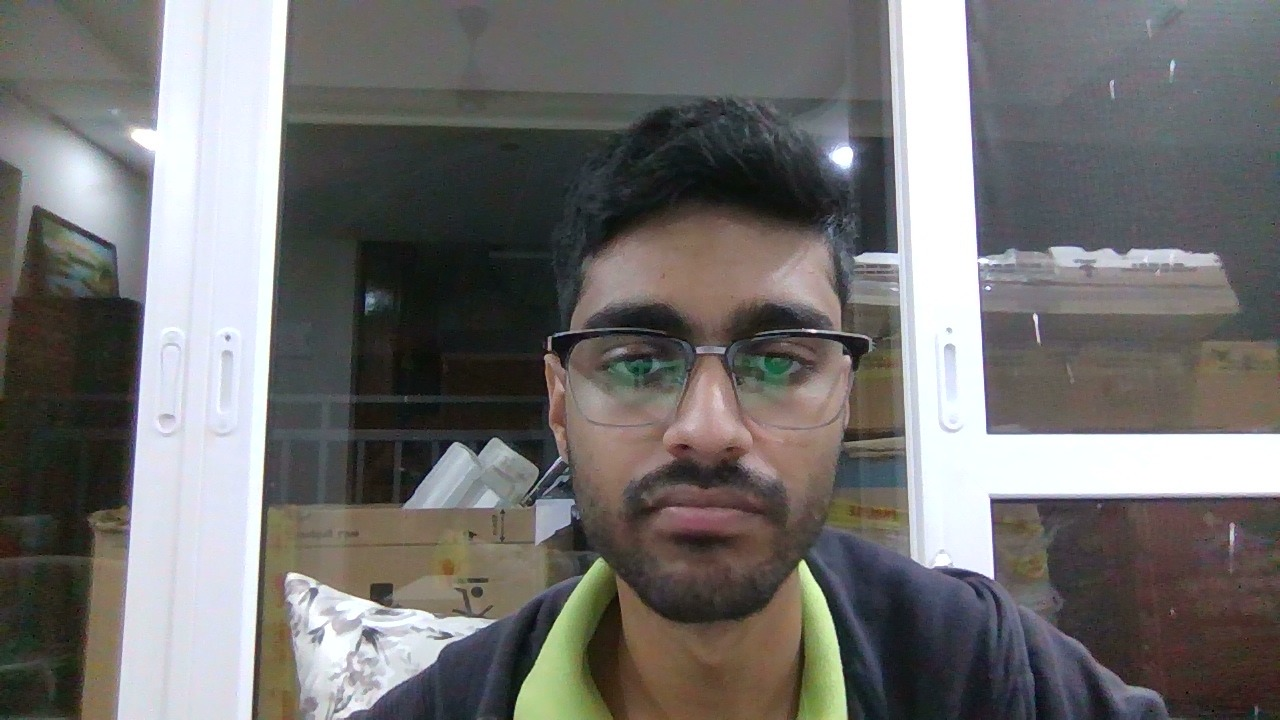
#> input picture open_cv/photos/1234.103253.png, 1280 x 720 px, found by its file name; its folder holds 3 pictures in this run
$ python training.py
#> lines starting #> are read from the running program, lines starting #| are printed output that depends on the picture
import cv2
import os
import numpy as np
from PIL import Image

faceDetect = cv2.CascadeClassifier(cv2.data.haarcascades + 'haarcascade_frontalface_default.xml')
recognizer = cv2.face.LBPHFaceRecognizer_create()
photos_path = os.path.join('open_cv', 'photos')


def load_faces():
    image_paths = [os.path.join(photos_path, f) for f in os.listdir(photos_path)]
    images = []
    face_ids = []

    for path in image_paths:
        image = Image.open(path).convert('L')
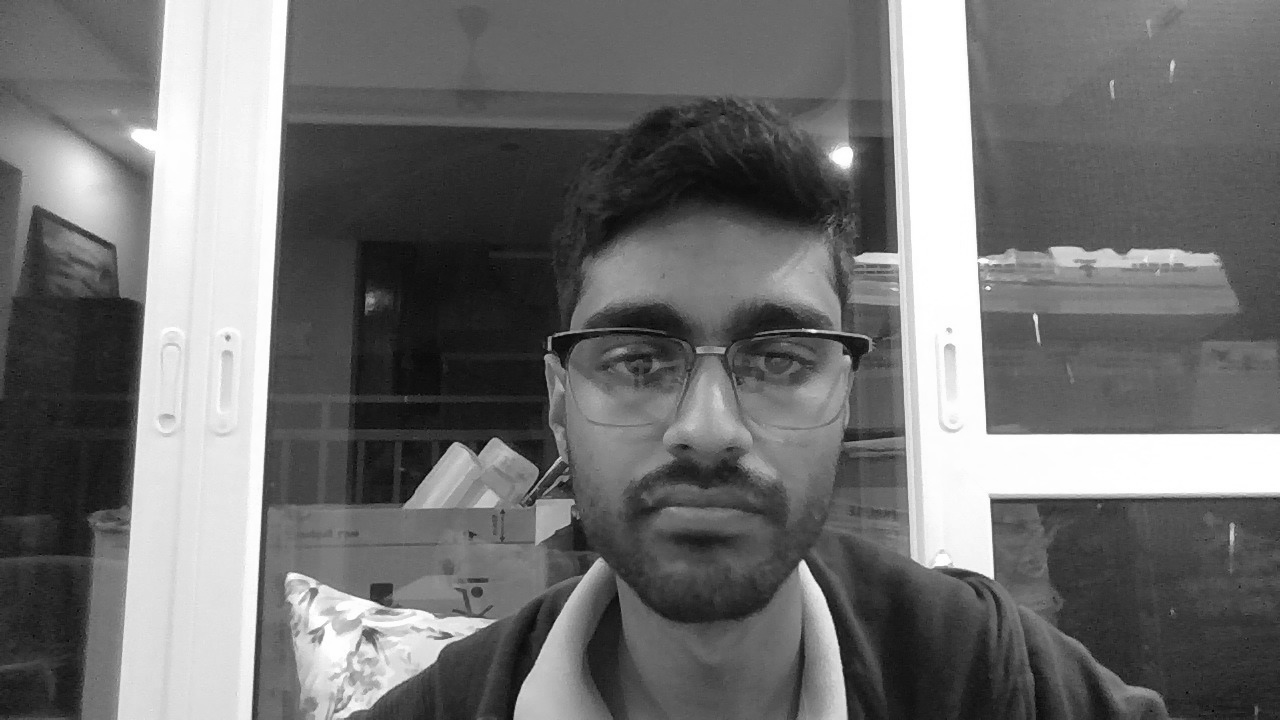
#> image: PIL image 1280x720 L; min 0, max 255, mean 112.6
        img_np = np.array(image, 'uint8')
        faces = faceDetect.detectMultiScale(img_np, 1.3, 5)
#> faces = [[499, 191, 421, 421]]
        for (x, y, w, h) in faces:  # Crop and append the face region
            face = img_np[y:y+h, x:x+w]
            images.append(face)
            face_id = os.path.split(path)[-1].split('.')[0]
            face_ids.append(int(face_id))
#> this loop made 1 pass
#> (x, y, w, h, face_id) on pass 1: (499, 191, 421, 421, '1234')
#> pass 1, in load_faces, `face = img_np[y:y+h, x:x+w]`:
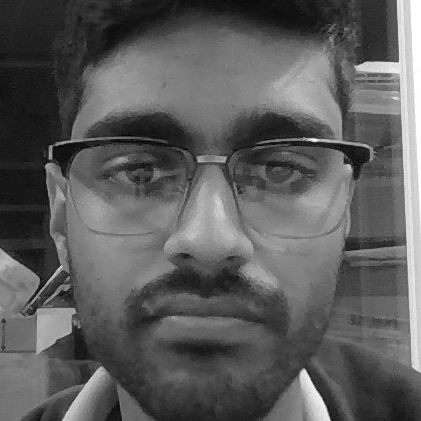
#> face: shape (421, 421); min 0, max 255, mean 92.4
#> after the loop, face_ids = [1234]; images = 1 item
#> pass 2 of the loop in load_faces, `for path in image_paths:`:
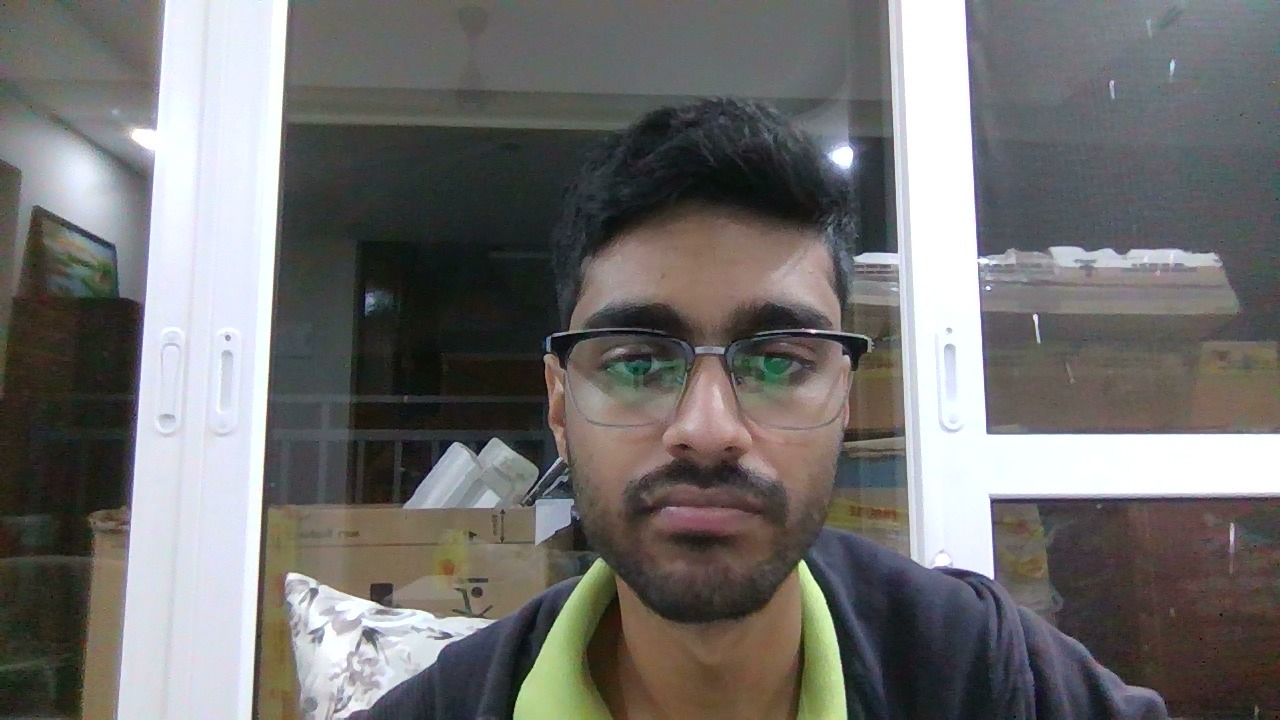
#> input picture open_cv/photos/1234.150106.png, 1280 x 720 px, found by its file name
#> in load_faces, `image = Image.open(path).convert('L')`:
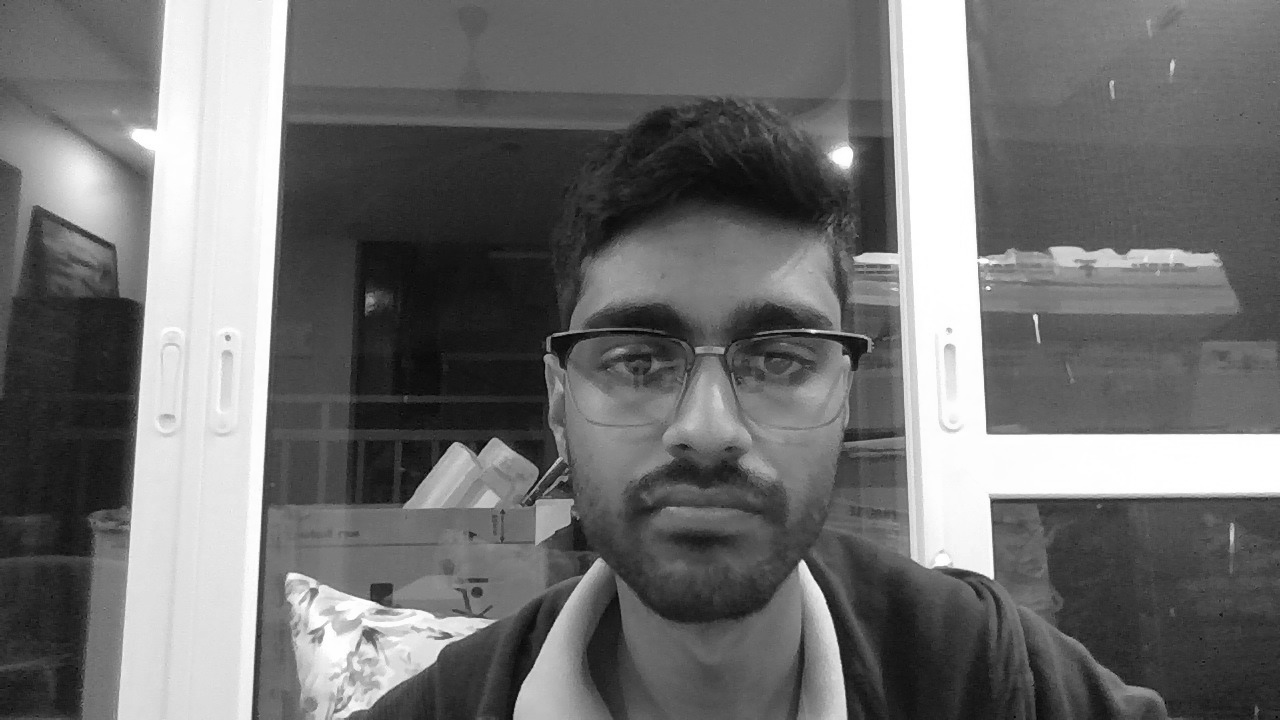
#> image: PIL image 1280x720 L; min 0, max 255, mean 112.6
#> faces = [[499, 193, 417, 417]]
#> the loop in load_faces, `for (x, y, w, h) in faces:` made 1 pass
#> (x, y, w, h, face_id) on pass 1: (499, 193, 417, 417, '1234')
#> pass 1, in load_faces, `face = img_np[y:y+h, x:x+w]`:
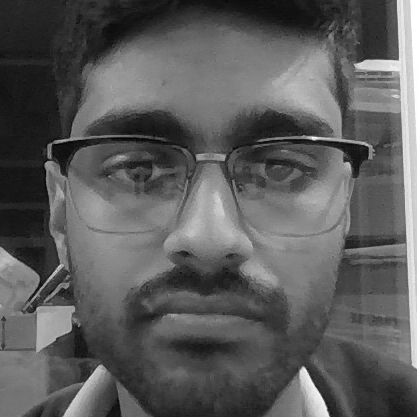
#> face: shape (417, 417); min 0, max 255, mean 91.5
#> after the loop in load_faces, `for (x, y, w, h) in faces:`: face_ids = [1234, 1234]; images = 2 items
#> pass 3 of the loop in load_faces, `for path in image_paths:`:
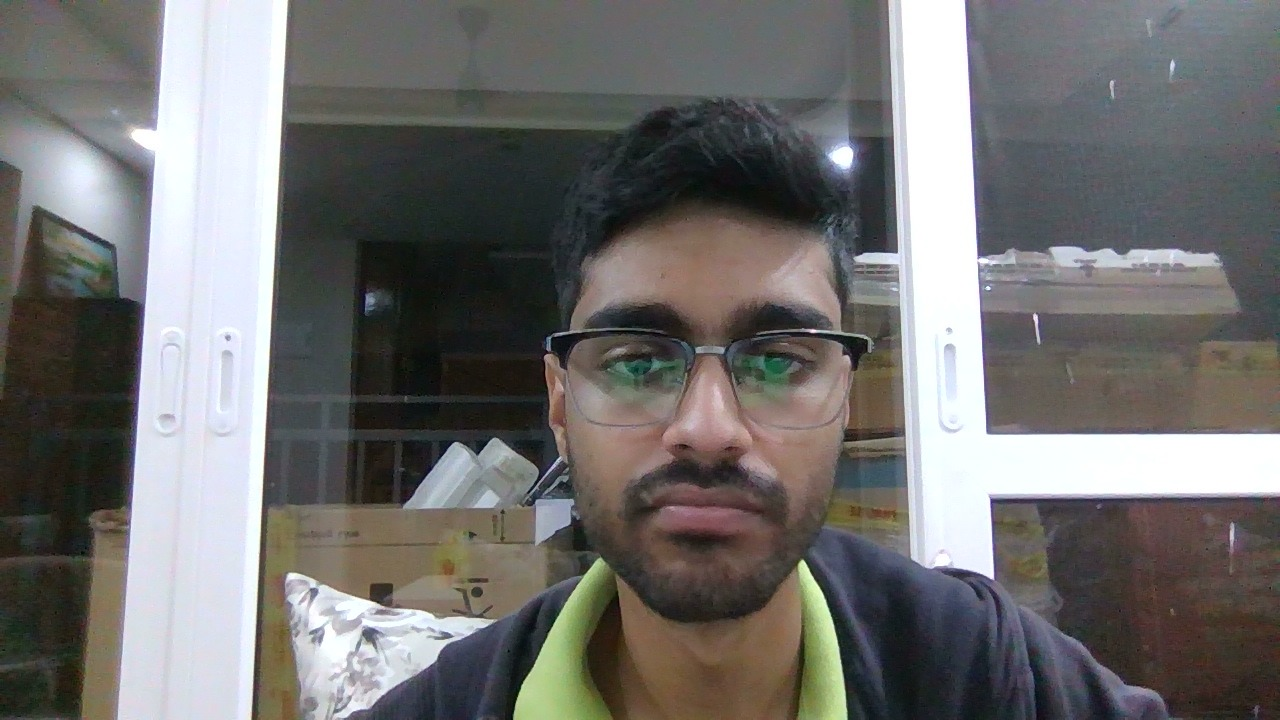
#> input picture open_cv/photos/1234.175562.png, 1280 x 720 px, found by its file name
#> in load_faces, `image = Image.open(path).convert('L')`:
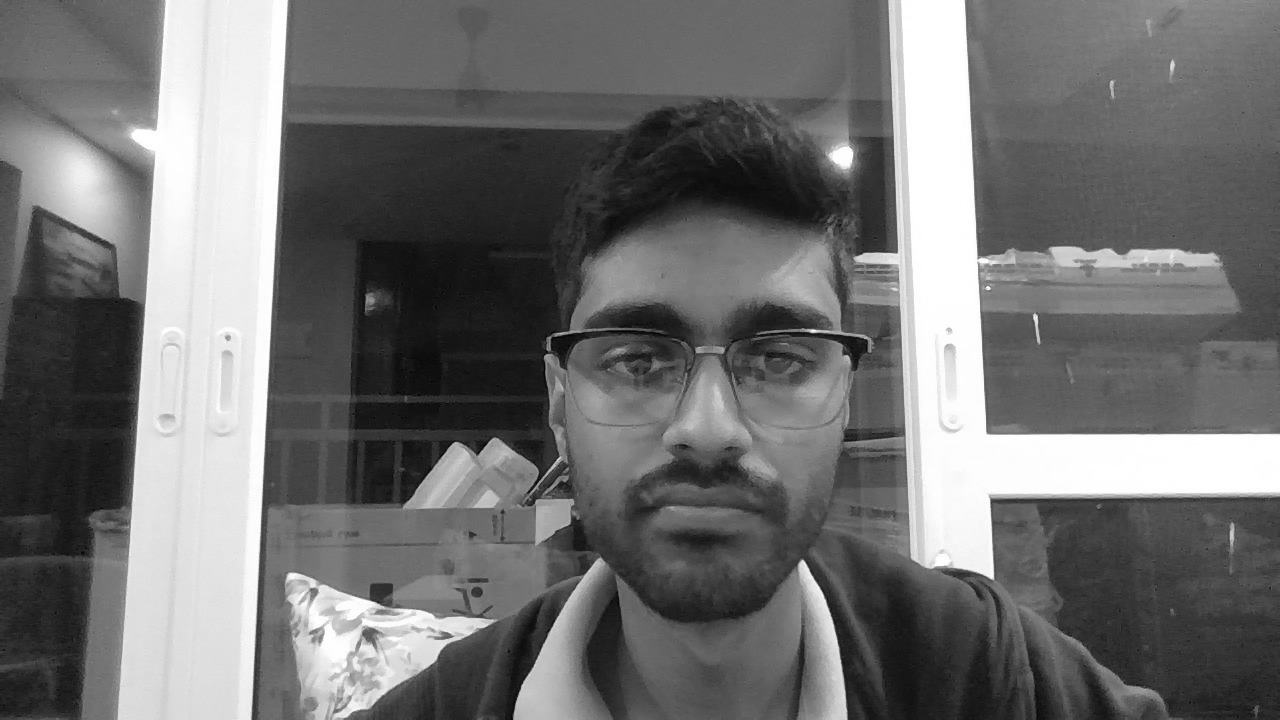
#> image: PIL image 1280x720 L; min 0, max 255, mean 112.4
#> faces = [[495, 188, 423, 423]]
#> the loop in load_faces, `for (x, y, w, h) in faces:` made 1 pass
#> (x, y, w, h, face_id) on pass 1: (495, 188, 423, 423, '1234')
#> pass 1, in load_faces, `face = img_np[y:y+h, x:x+w]`:
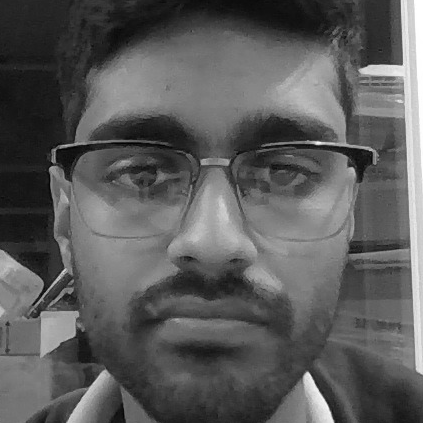
#> face: shape (423, 423); min 0, max 255, mean 91.1
#> after the loop in load_faces, `for (x, y, w, h) in faces:`: face_ids = [1234, 1234, 1234]; images = 3 items

    return np.array(face_ids), images


def delete_images():
    image_paths = [os.path.join(photos_path, f) for f in os.listdir(photos_path)]
    for image in image_paths:
        os.remove(image)


def train():
    face_ids, images = load_faces()
#> face_ids = [1234, 1234, 1234]; images = 3 items
    print(len(face_ids))
#| 3
    print(len(images))
#| 3
    yml_path = os.path.join('open_cv', 'trainingData.yml')
    if os.path.exists(yml_path):
#> (the run stopped early here; a loop or call above may not have finished)
